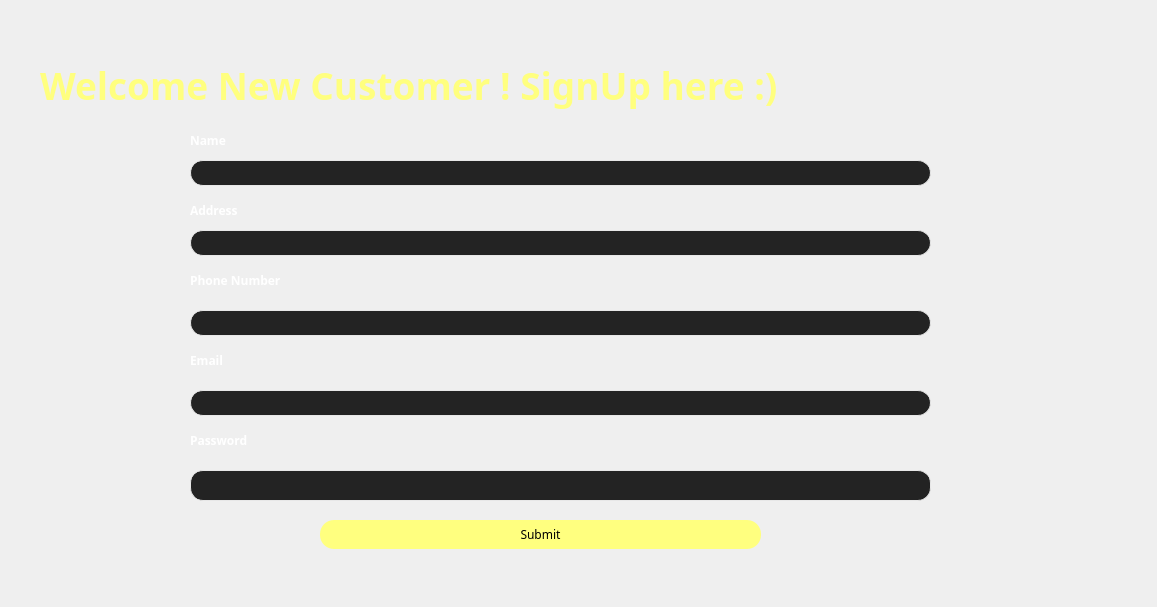
<?xml version="1.0" encoding="UTF-8"?>
<ui version="4.0">
 <class>CustomerSignUp</class>
 <widget class="QDialog" name="CustomerSignUp">
  <property name="geometry">
   <rect>
    <x>0</x>
    <y>0</y>
    <width>1157</width>
    <height>607</height>
   </rect>
  </property>
  <property name="font">
   <font>
    <family>Segoe UI Semilight</family>
   </font>
  </property>
  <property name="windowTitle">
   <string>Dialog</string>
  </property>
  <property name="styleSheet">
   <string notr="true"/>
  </property>
  <widget class="QLabel" name="label">
   <property name="geometry">
    <rect>
     <x>190</x>
     <y>130</y>
     <width>51</width>
     <height>20</height>
    </rect>
   </property>
   <property name="styleSheet">
    <string notr="true">font-family: 'Lobster', cursive;
color: rgb(255, 255, 255);
font-weight: 900;</string>
   </property>
   <property name="text">
    <string>Name</string>
   </property>
  </widget>
  <widget class="QLabel" name="label_2">
   <property name="geometry">
    <rect>
     <x>190</x>
     <y>200</y>
     <width>71</width>
     <height>20</height>
    </rect>
   </property>
   <property name="styleSheet">
    <string notr="true">font-family: 'Lobster', cursive;
color: rgb(255, 255, 255);
font-weight: 900;</string>
   </property>
   <property name="text">
    <string>Address</string>
   </property>
  </widget>
  <widget class="QLabel" name="label_3">
   <property name="geometry">
    <rect>
     <x>190</x>
     <y>270</y>
     <width>131</width>
     <height>20</height>
    </rect>
   </property>
   <property name="styleSheet">
    <string notr="true">font-family: 'Lobster', cursive;
color: rgb(255, 255, 255);
font-weight: 900;</string>
   </property>
   <property name="text">
    <string>Phone Number</string>
   </property>
  </widget>
  <widget class="QLabel" name="label_4">
   <property name="geometry">
    <rect>
     <x>190</x>
     <y>350</y>
     <width>51</width>
     <height>20</height>
    </rect>
   </property>
   <property name="styleSheet">
    <string notr="true">font-family: 'Lobster', cursive;
color: rgb(255, 255, 255);
font-weight: 900;</string>
   </property>
   <property name="text">
    <string>Email</string>
   </property>
  </widget>
  <widget class="QPushButton" name="pushButton">
   <property name="geometry">
    <rect>
     <x>320</x>
     <y>520</y>
     <width>441</width>
     <height>29</height>
    </rect>
   </property>
   <property name="styleSheet">
    <string notr="true">background-color: rgb(255, 255, 127);
color: rgb(0, 0, 0);
border-radius:13.5px;
height: 30px;</string>
   </property>
   <property name="text">
    <string>Submit</string>
   </property>
  </widget>
  <widget class="QLabel" name="label_5">
   <property name="geometry">
    <rect>
     <x>190</x>
     <y>430</y>
     <width>81</width>
     <height>20</height>
    </rect>
   </property>
   <property name="styleSheet">
    <string notr="true">font-family: 'Lobster', cursive;
color: rgb(255, 255, 255);
font-weight: 900;</string>
   </property>
   <property name="text">
    <string>Password</string>
   </property>
  </widget>
  <widget class="QLineEdit" name="customername">
   <property name="geometry">
    <rect>
     <x>190</x>
     <y>160</y>
     <width>741</width>
     <height>26</height>
    </rect>
   </property>
   <property name="styleSheet">
    <string notr="true">border: 1px solid #e7e7e7;
    border-radius: 13px;
    background-color: #232323;
    color: white;</string>
   </property>
   <property name="text">
    <string/>
   </property>
  </widget>
  <widget class="QLineEdit" name="customeraddress">
   <property name="geometry">
    <rect>
     <x>190</x>
     <y>230</y>
     <width>741</width>
     <height>26</height>
    </rect>
   </property>
   <property name="styleSheet">
    <string notr="true">border: 1px solid #e7e7e7;
    border-radius: 13px;
    background-color: #232323;
    color: white;</string>
   </property>
   <property name="text">
    <string/>
   </property>
  </widget>
  <widget class="QLineEdit" name="customerphonenumber">
   <property name="geometry">
    <rect>
     <x>190</x>
     <y>310</y>
     <width>741</width>
     <height>26</height>
    </rect>
   </property>
   <property name="styleSheet">
    <string notr="true">border: 1px solid #e7e7e7;
    border-radius: 13px;
    background-color: #232323;
    color: white;</string>
   </property>
   <property name="text">
    <string/>
   </property>
  </widget>
  <widget class="QLineEdit" name="customeremail">
   <property name="geometry">
    <rect>
     <x>190</x>
     <y>390</y>
     <width>741</width>
     <height>26</height>
    </rect>
   </property>
   <property name="styleSheet">
    <string notr="true">border: 1px solid #e7e7e7;
    border-radius: 13px;
    background-color: #232323;
    color: white;</string>
   </property>
   <property name="text">
    <string/>
   </property>
  </widget>
  <widget class="QLineEdit" name="customerpassword">
   <property name="geometry">
    <rect>
     <x>190</x>
     <y>470</y>
     <width>741</width>
     <height>31</height>
    </rect>
   </property>
   <property name="styleSheet">
    <string notr="true">border: 1px solid #e7e7e7;
    border-radius: 13px;
    background-color: #232323;
    color: white;</string>
   </property>
   <property name="text">
    <string/>
   </property>
   <property name="echoMode">
    <enum>QLineEdit::Password</enum>
   </property>
  </widget>
  <widget class="QLabel" name="label_7">
   <property name="geometry">
    <rect>
     <x>40</x>
     <y>60</y>
     <width>1071</width>
     <height>51</height>
    </rect>
   </property>
   <property name="styleSheet">
    <string notr="true">font: 28pt;
font: 28pt &quot;Snap ITC&quot;;
color: rgb(255, 255, 127);
font-weight: 900;
text-align: center;</string>
   </property>
   <property name="text">
    <string>Welcome New Customer ! SignUp here :)</string>
   </property>
  </widget>
 </widget>
 <resources/>
 <connections/>
</ui>
